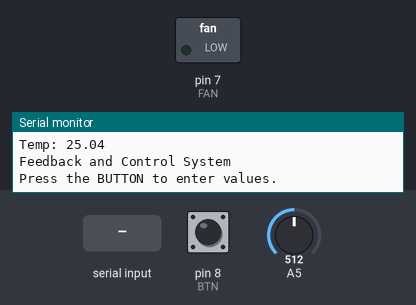
Simulated run of this sketch. Board: Arduino Uno, built with avr-gcc and run on an emulated ATmega328P. Shown: switched loads named in the sketch (green lamp = pin HIGH), the last lines printed to the serial monitor. The test bench sets the inputs (shaded band); at power-on: pin 8 (BTN) LOW, A5 = 512. The local clock reads 2024-03-15 10:24:30 at power-on unless the sketch sets it.

Above: at 1.2 s.
1.3 s: pin 8 (BTN) pulled HIGH for 0.15 s
3.2 s: "90,45,200\n" received over Serial
4.7 s: pin 8 (BTN) pulled HIGH for 1 s
8.7 s: pin 8 (BTN) pulled HIGH for 0.15 s
At 9.7 s:
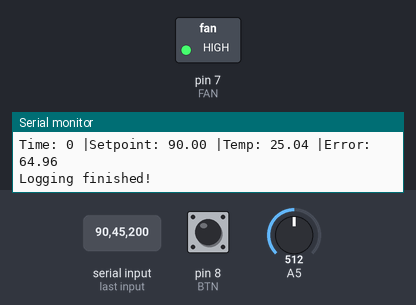
Timing chart, 0 to 11.3 s (numbered marks = the images above; inputs shaded):
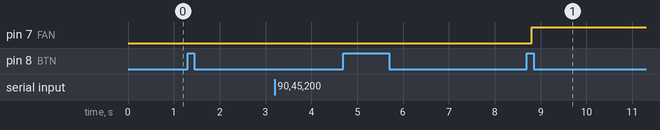

The sketch:

feedback.ino
```cpp
#include <RTClib.h>

#define BTN 8
#define FAN 7
#define SSR1 9
#define SSR2 10
#define SSR_LOWER_LIMIT 10

DS1302 rtc(6, 3, 2);

char buf[20];

int flag = 0;
int last_btn_state = LOW;
int btn_state;
unsigned long debounce = 0;
const unsigned long debounce_delay = 100;

unsigned long display_time = 0;
unsigned long control_time = 0;
const unsigned long display_interval = 3000;

unsigned long last_read_millis = 0;
const unsigned long period = 50;
const unsigned long read_interval = 500;

// For I and D Control
float area = 0;
float derivative = 0;
float now_millis = 0;
float prev_millis = 0;
float prev_error = 0;

struct UserInput {
    float setpoint;
    int algorithm;
    int gain;
};

UserInput user_input;

int prompt_stage = -1;
bool prompt_shown = false;
bool displayed = false;

void setup() {
    Serial.begin(9600);
    pinMode(BTN, INPUT);
    pinMode(A5, INPUT);
    pinMode(FAN, OUTPUT);
    pinMode(SSR1, OUTPUT);
    pinMode(SSR2, OUTPUT);

    Serial.println("Temp: " + String(getTemp()));

    rtc.begin();
    if (!rtc.isrunning()) {
        Serial.println("RTC is NOT running!");
        rtc.adjust(DateTime(__DATE__, __TIME__));
    }

    Serial.println("Feedback and Control System");
    Serial.println("Press the BUTTON to enter values.");
}

void loop() {
    int reading = digitalRead(BTN);
    DateTime now = rtc.now();

    if (reading != last_btn_state) {
        debounce = millis();
    }
    if ((millis() - debounce) > debounce_delay) {
        if (reading != btn_state) {
            btn_state = reading;
            if (btn_state == HIGH) {
                ++flag;
                if (flag == 4) flag = 0;
            }
        }
    }

    if (flag == 1) {

        if (last_btn_state == HIGH && !prompt_shown) {
            delay(300);
            prompt_stage = 0;
            prompt_shown = true;
            promptUser();
        }
        if (Serial.available() > 0) {
            String input = Serial.readStringUntil('\n');
            input.trim();
            processInput(input);
        }
    }
    if (flag == 2) {
        unsigned long current_read_millis = millis();
        float temp = getTemp();
        float error = user_input.setpoint - temp;

        if ((current_read_millis - last_read_millis) >= read_interval) {
// if-else statements below were used for the controls respectively
// lab 3 and lab 4 was accomplished simultaneously using proportional control + logging
            if (user_input.algorithm == 0) {
                float on_time = (proportionalAlgorithm(error) * period) / 100;
                controlPWM(fabs(on_time), error);
            }
            else if (user_input.algorithm == 1) {
                now_millis = millis();
                float on_time = (integralAlgorithm(error, now_millis, prev_millis) * period) / 100;
                controlPWM(fabs(on_time), error);

                prev_millis = now_millis;
            }
            else if (user_input.algorithm == 2) {
                now_millis = millis();
                float on_time = (derivativeAlgorithm(error, prev_error, now_millis, prev_millis) * period) / 100;
                controlPWM(fabs(on_time), error);

                prev_error = error;
                prev_millis = now_millis;
            }

            last_read_millis = current_read_millis;
        }
        if ((millis() - display_time) >= display_interval) {
            displayInfo(now, temp, error);
            display_time = millis();
        }
    }
    if (flag == 3) {

        if (!displayed) {
            digitalWrite(SSR1, LOW);
            digitalWrite(SSR2, LOW);
            digitalWrite(FAN, HIGH);
            Serial.println("Logging finished!");
        }
        displayed = true;
    }

    last_btn_state = reading;
}


float proportionalAlgorithm(float error) {
    float control_output = user_input.gain * error;
    float min_percent = (SSR_LOWER_LIMIT/period) * 100;

    if (control_output > 100) {
        return 100;
    } else if (control_output < min_percent){
        return min_percent;
    } else {
        return control_output;
    }
}


float integralAlgorithm(float error, float now_millis, float prev_millis) {
    float dt = now_millis - prev_millis;
    area += error * dt;
    float control_output = user_input.gain * (area);
    float min_percent = (SSR_LOWER_LIMIT/period) * 100;

    if (control_output > 100) {
        return 100;
    } else if (control_output < min_percent){
        return min_percent;
    } else {
        return control_output;
    }
}


float derivativeAlgorithm(float error, float prev_error, float now_millis, float prev_millis) {
    float de = error - prev_error;
    float dt = now_millis - prev_millis;
    derivative = de / dt;
    float control_output = user_input.gain * (derivative);
    float min_percent = (SSR_LOWER_LIMIT/period) * 100;

    if (control_output > 100) {
        return 100;
    } else if (control_output < min_percent){
        return min_percent;
    } else {
        return control_output;
    }
}


void controlPWM(float on_time, float error) {
    unsigned long current_time = millis();

    if ((current_time - control_time) < on_time) {
        if (error >= 0) {
            digitalWrite(SSR1, HIGH);
            digitalWrite(SSR2, HIGH);
            digitalWrite(FAN, LOW);
        } else {
            digitalWrite(SSR1, LOW);
            digitalWrite(SSR2, LOW);
            digitalWrite(FAN, HIGH);
        }
    }
    else if ((current_time - control_time) < period) {
        digitalWrite(SSR1, LOW);
        digitalWrite(SSR2, LOW);
        digitalWrite(FAN, LOW);
    }
    else {
        control_time += period;
    }
}


void displayInfo(DateTime now, float temp, float error) {
    Serial.print("Time: " + String(now.tostr(buf)));
    Serial.print(" |Setpoint: " + String(user_input.setpoint));
    Serial.print(" |Temp: " + String(temp));
    Serial.println(" |Error: " + String(error));
}


float getTemp() {
    int temp_read = analogRead(A5);
    float voltage = 10000 * (1023.0 / temp_read - 1);
    float temp = 1.0 / (log(voltage / 10000.0) / 3950 + 1.0 / 298.15) - 273.15;
    if (temp_read == 0) return 0;
    else return temp;
}


void promptUser() {
    switch (prompt_stage) {
        case 0:
            Serial.println("Enter setpoint: ");
            break;
        case 1:
            Serial.println("Enter algorithm 0[P] 1[I] 2[D] 3[PID]: ");
            break;
        case 2:
            Serial.println("Enter gain: ");
            break;
    }
}


void processInput(String input) {
    switch (prompt_stage) {
        case 0:
            user_input.setpoint = input.toFloat();
            Serial.println("Setpoint: " + String(user_input.setpoint));
            prompt_stage = 1;
            promptUser();
            break;
        case 1:
            user_input.algorithm = input.toInt();
            Serial.println("Algorithm: " + String(user_input.algorithm));
            prompt_stage = 2;
            promptUser();
            break;
        case 2:
            user_input.gain = input.toInt();
            Serial.println("Gain: " + String(user_input.gain));
            Serial.println("Press the BUTTON again to START monitoring.");
            break;
    }
}
```

Measured:
- after the input at 8.7 s, pin 7 (FAN): LOW → HIGH after 0.10 s
